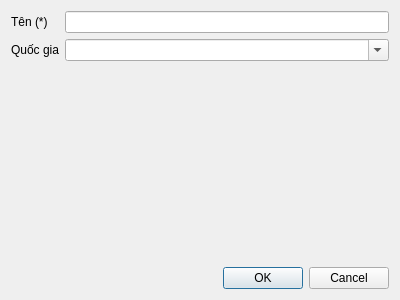
<?xml version="1.0" encoding="UTF-8"?>
<ui version="4.0">
 <class>DlgEthnic</class>
 <widget class="QDialog" name="DlgEthnic">
  <property name="geometry">
   <rect>
    <x>0</x>
    <y>0</y>
    <width>400</width>
    <height>300</height>
   </rect>
  </property>
  <property name="windowTitle">
   <string>Dialog</string>
  </property>
  <layout class="QVBoxLayout" name="verticalLayout">
   <item>
    <layout class="QFormLayout" name="formLayout">
     <item row="0" column="0">
      <widget class="QLabel" name="label">
       <property name="text">
        <string>Tên (*)</string>
       </property>
      </widget>
     </item>
     <item row="0" column="1">
      <widget class="QLineEdit" name="txtName"/>
     </item>
     <item row="1" column="0">
      <widget class="QLabel" name="label_2">
       <property name="text">
        <string>Quốc gia</string>
       </property>
      </widget>
     </item>
     <item row="1" column="1">
      <widget class="QComboBox" name="cbCountry">
       <property name="editable">
        <bool>true</bool>
       </property>
      </widget>
     </item>
    </layout>
   </item>
   <item>
    <widget class="QDialogButtonBox" name="buttonBox">
     <property name="orientation">
      <enum>Qt::Horizontal</enum>
     </property>
     <property name="standardButtons">
      <set>QDialogButtonBox::Cancel|QDialogButtonBox::Ok</set>
     </property>
    </widget>
   </item>
  </layout>
 </widget>
 <resources/>
 <connections>
  <connection>
   <sender>buttonBox</sender>
   <signal>accepted()</signal>
   <receiver>DlgEthnic</receiver>
   <slot>accept()</slot>
   <hints>
    <hint type="sourcelabel">
     <x>248</x>
     <y>254</y>
    </hint>
    <hint type="destinationlabel">
     <x>157</x>
     <y>274</y>
    </hint>
   </hints>
  </connection>
  <connection>
   <sender>buttonBox</sender>
   <signal>rejected()</signal>
   <receiver>DlgEthnic</receiver>
   <slot>reject()</slot>
   <hints>
    <hint type="sourcelabel">
     <x>316</x>
     <y>260</y>
    </hint>
    <hint type="destinationlabel">
     <x>286</x>
     <y>274</y>
    </hint>
   </hints>
  </connection>
 </connections>
</ui>
